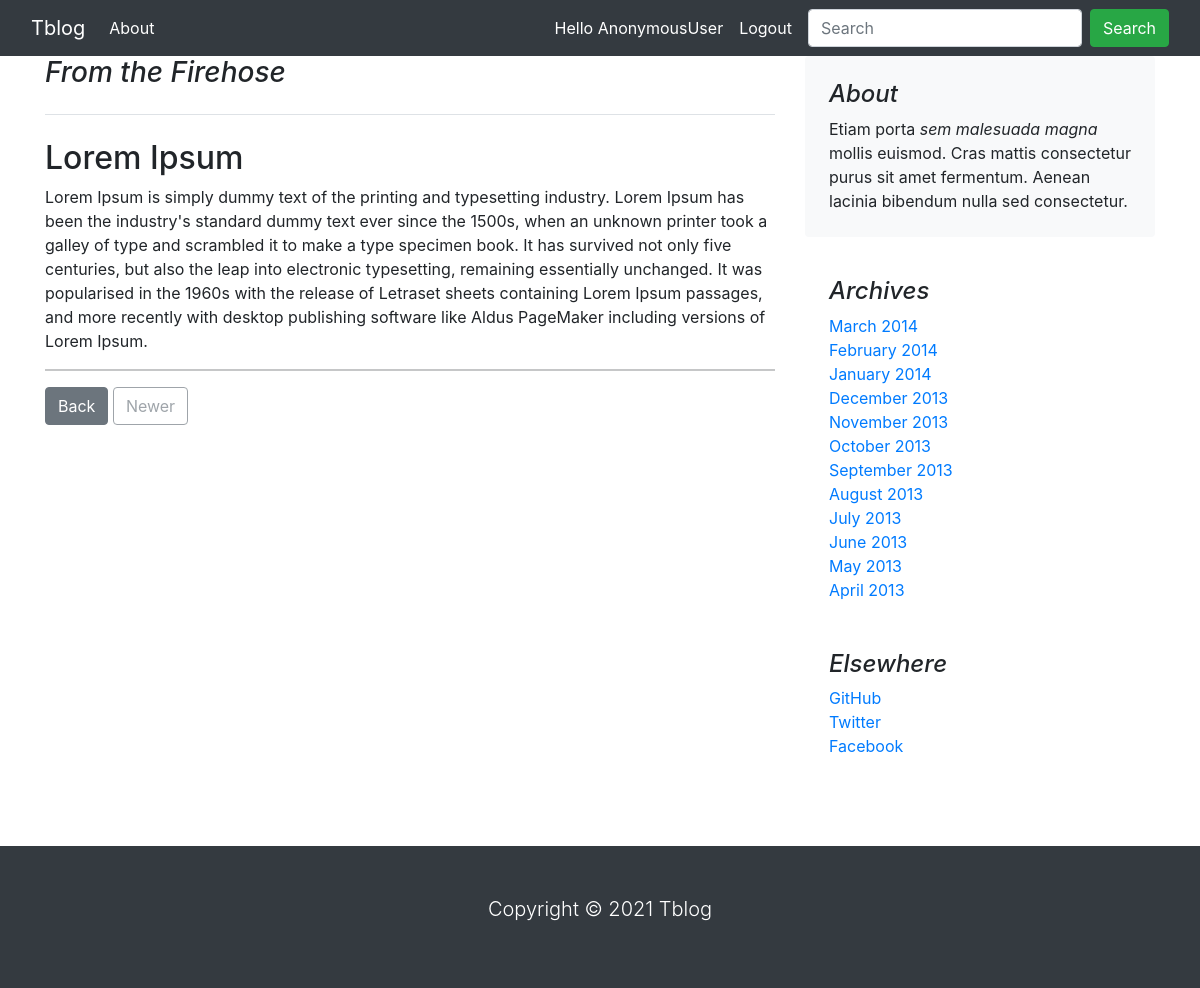
The page /about/ on the database its author committed.
### blog/models.py (models this page shows)
class About(models.Model):
    title = models.CharField(max_length=150, unique=True)
    description = models.TextField()
    class Meta:
        verbose_name_plural = 'about'

### blog/views.py (the view)
# urls.py: path('about/', views.about, name='about'),
def about(request):
    all_about = About.objects.all()
    return render(request, 'blog/about.html', {'all_about': all_about})

### blog/context_processors.py (called while the page is built)
def menu_links(request):
    links = Category.objects.all()
    return dict(links=links)

### blog/templates/blog/about.html (shortened to what this page needs)
{% extends 'base.html' %}
{% block content %}
<main class="container">
    <div class="row">
        <div class="col-md-8">
            <h3 class="pb-4 mb-4 font-italic border-bottom">
                From the Firehose
            </h3>
            <article class="blog-post">
                {% for i in all_about %}
                <h2 class="blog-post-title">{{i.title}}</h2>
                <p class="blog-post-meta"> <a href="#"></a>{{i.description }}</p>
                <hr>
                {% endfor %}
            </article>
            <nav class="blog-pagination" aria-label="Pagination">
                <a class="btn btn-secondary" href="{% url 'home' %}">Back</a>
                <a class="btn btn-outline-secondary disabled" href="#" tabindex="-1" aria-disabled="true">Newer</a>
            </nav>
        </div>
        <div class="col-md-4">
            <div class="p-4 mb-3 bg-light rounded">
                <h4 class="font-italic">About</h4>
                <p class="mb-0">Etiam porta <em>sem malesuada magna</em> mollis euismod. Cras mattis consectetur purus
                    sit amet fermentum. Aenean lacinia bibendum nulla sed consectetur.</p>
            </div>
            <div class="p-4">
                <h4 class="font-italic">Archives</h4>
                <ol class="list-unstyled mb-0">
                    <li><a href="#">March 2014</a></li>
                    <li><a href="#">February 2014</a></li>
                    <li><a href="#">January 2014</a></li>
                    <li><a href="#">December 2013</a></li>
                    <li><a href="#">November 2013</a></li>
                    <li><a href="#">October 2013</a></li>
                    <li><a href="#">September 2013</a></li>
                    <li><a href="#">August 2013</a></li>
                    <li><a href="#">July 2013</a></li>
                    <li><a href="#">June 2013</a></li>
                    <li><a href="#">May 2013</a></li>
                    <li><a href="#">April 2013</a></li>
                </ol>
            </div>
            <div class="p-4">
                <h4 class="font-italic">Elsewhere</h4>
                <ol class="list-unstyled">
                    <li><a href="#">GitHub</a></li>
                    <li><a href="#">Twitter</a></li>
                    <li><a href="#">Facebook</a></li>
                </ol>
            </div>
        </div>
    </div>
</main>
{% endblock %}

### rows shown on the page
About: title "Lorem Ipsum", description "Lorem Ipsum is simply dummy text of the printing and typesetting industry. Lorem Ipsum has been the industry's standard dummy text ever since the 1500s, when an unknown printer took a galley of type and scrambled it to make a type specimen book. It has survived not only five centuries, but also the leap into electronic typesetting, remaining essentially unchanged. It was popularised in the 1960s with the release of Letraset sheets containing Lorem Ipsum passages, and more recently with desktop publishing software like Aldus PageMaker including versions of Lorem Ipsum."

### other values the page prints
{{ request.user }} "AnonymousUser"
